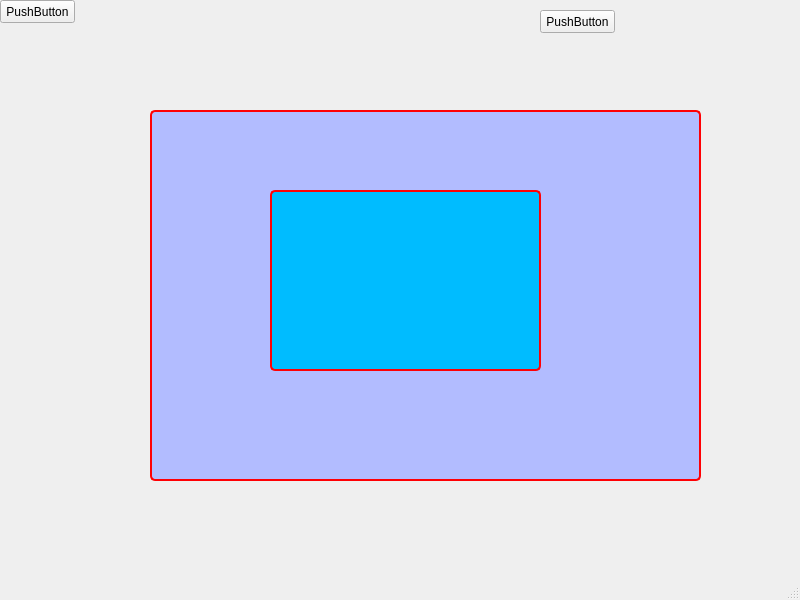
<?xml version="1.0" encoding="UTF-8"?>
<ui version="4.0">
 <class>MainWindow</class>
 <widget class="QMainWindow" name="MainWindow">
  <property name="geometry">
   <rect>
    <x>0</x>
    <y>0</y>
    <width>800</width>
    <height>600</height>
   </rect>
  </property>
  <property name="windowTitle">
   <string>MainWindow</string>
  </property>
  <property name="styleSheet">
   <string notr="true">QWidget#marco1{
	background-color: rgb(178, 188, 255);
	border-radius: 5;
	border: 2px;
	border-color: rgb(255, 0, 4);
	border-style: solid;
}</string>
  </property>
  <widget class="QWidget" name="centralwidget">
   <widget class="QPushButton" name="pushButton">
    <property name="geometry">
     <rect>
      <x>0</x>
      <y>0</y>
      <width>75</width>
      <height>23</height>
     </rect>
    </property>
    <property name="text">
     <string>PushButton</string>
    </property>
   </widget>
   <widget class="QWidget" name="marco1" native="true">
    <property name="geometry">
     <rect>
      <x>150</x>
      <y>110</y>
      <width>551</width>
      <height>371</height>
     </rect>
    </property>
    <property name="styleSheet">
     <string notr="true">QWidget#marco2{
	background-color: rgb(0, 188, 255);
	border-radius: 5;
	border: 2px;
	border-color: rgb(255, 0, 4);
	border-style: solid;
}</string>
    </property>
    <widget class="QWidget" name="marco2" native="true">
     <property name="geometry">
      <rect>
       <x>120</x>
       <y>80</y>
       <width>271</width>
       <height>181</height>
      </rect>
     </property>
    </widget>
   </widget>
   <widget class="QPushButton" name="boton1">
    <property name="geometry">
     <rect>
      <x>540</x>
      <y>10</y>
      <width>75</width>
      <height>23</height>
     </rect>
    </property>
    <property name="text">
     <string>PushButton</string>
    </property>
   </widget>
  </widget>
  <widget class="QMenuBar" name="menubar">
   <property name="geometry">
    <rect>
     <x>0</x>
     <y>0</y>
     <width>800</width>
     <height>21</height>
    </rect>
   </property>
  </widget>
  <widget class="QStatusBar" name="statusbar"/>
 </widget>
 <resources/>
 <connections/>
</ui>
